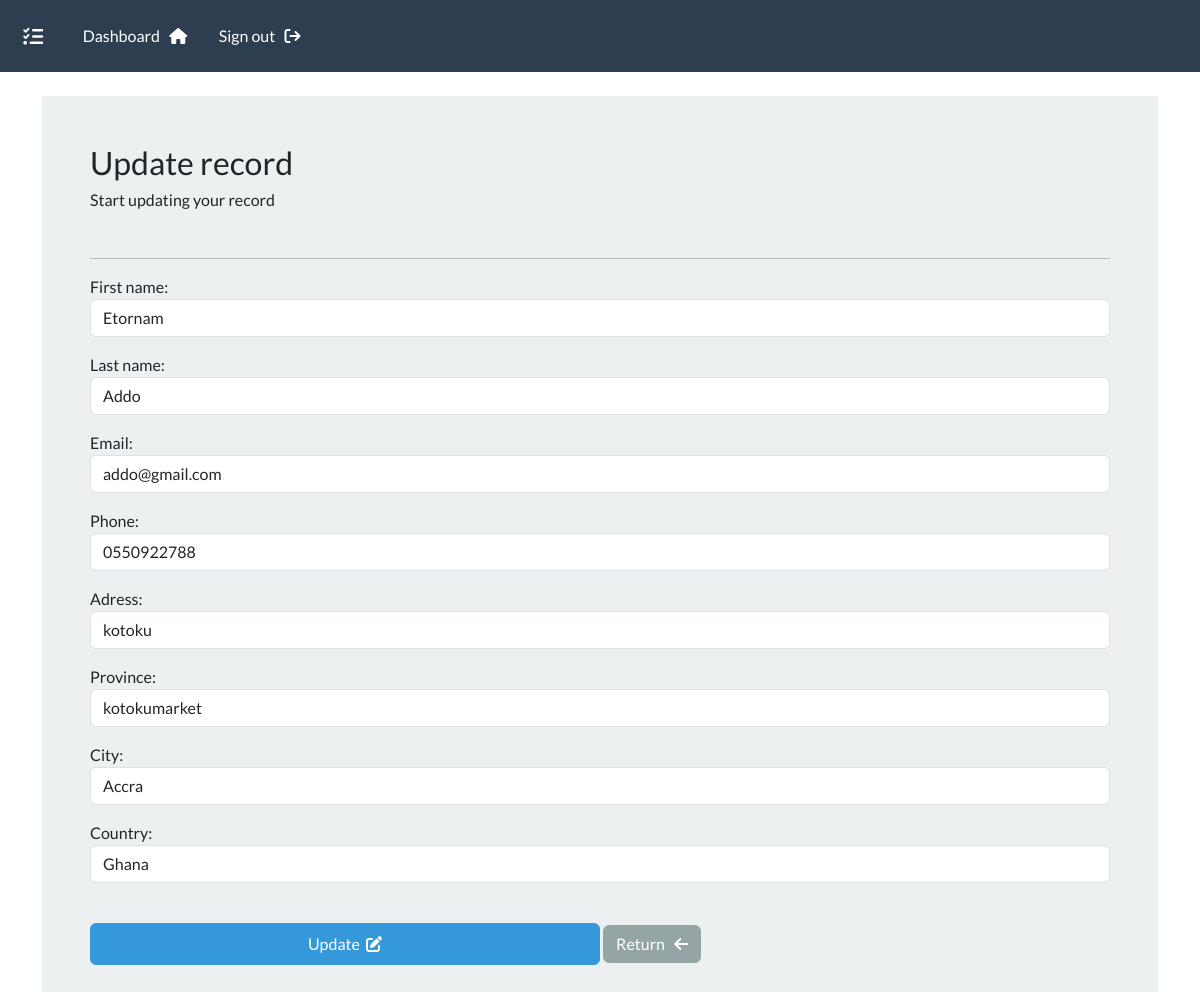
Page /update-record/14 (signed in) on the committed database.
### webapp/models.py (models this page shows, shortened)
class Records(models.Model):
    creation_date = models.DateTimeField(auto_now_add=True)
    first_name = models.CharField(max_length=100)
    last_name = models.CharField(max_length=100)
    email = models.CharField(max_length=100)
    phone = models.CharField(max_length=100)
    adress = models.CharField(max_length=100)
    province = models.CharField(max_length=100)
    city = models.CharField(max_length=100)
    country = models.CharField(max_length=100)

### webapp/views.py (the view)
# urls.py: path('update-record/<int:pk>', views.update_record, name='update-record'),
@login_required(login_url='my-login')
def update_record(request, pk):
    record = Records.objects.get(id=pk)
    form = UpdateRecordForm(instance=record)
    if request.method == 'POST':
        form = UpdateRecordForm(request.POST, instance=record)
        if form.is_valid():
            form.save()
            return redirect('dashboard')
    context = {'updaterecordform':form}
    return render(request, 'webapp/update-record.html', context)

### webapp/forms.py
class UpdateRecordForm(forms.ModelForm):
    class Meta:
        model = Records
        fields = ['first_name','last_name','email','phone','adress','province','city','country']
        widgets = {
            'first_name' : forms.TextInput(attrs={'class': 'form-control', 'placeholder': 'your firstname'}),
            'last_name' : forms.TextInput(attrs={'class': 'form-control', 'placeholder': 'your lastname'}),
            'email' : forms.TextInput(attrs={'class': 'form-control', 'placeholder': 'your email'}) ,
            'phone' : forms.TextInput(attrs={'class': 'form-control', 'placeholder': 'your phone'}) ,
            'adress' : forms.TextInput(attrs={'class': 'form-control', 'placeholder': 'your adress'}),
            'province' : forms.TextInput(attrs={'class': 'form-control', 'placeholder': 'your province'}),
            'city' : forms.TextInput(attrs={'class': 'form-control', 'placeholder': 'your city'}),
            'country' : forms.TextInput(attrs={'class': 'form-control', 'placeholder': 'your country'}),
        }

### webapp/templates/webapp/update-record.html (shortened to what this page needs)
{% extends "webapp/layout.html" %}
{% load static %}
{% block stylesheet %}
<link rel="stylesheet" href="{% static "css/update-record.css" %}">
{% endblock  %}
{% block content %}
    <body>
        <div class=" container bg-light shadow-md p-5 form-wrapper">
            <h3> Update record </h3>
            <h6> Start updating your record </h6>
            <br>
            <hr>
            <form method='POST' autocomplete='off'>
                {{updaterecordform.as_p}}
                <br>
                <button type='submit' class="btn btn-info w-50 btn-block p-2">
                     Update &nbsp;<i class="fa-solid fa-pen-to-square"></i>
                </button>
                <a class='btn btn-secondary' href="{% url "dashboard" %}">Return &nbsp; <i class="fa-solid fa-arrow-left"></i> </a>
            </form>
        </div>
    </body>
{% endblock  %}

### rows in the picture
Records: first_name "Etornam", last_name "Addo", email "addo@gmail.com", phone "0550922788", adress "kotoku", province "kotokumarket", city "Accra", country "Ghana"
